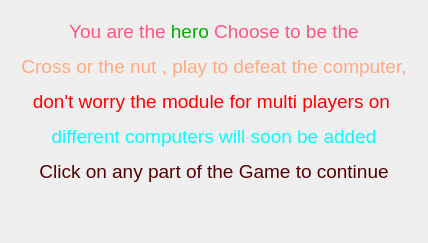
<?xml version="1.0" encoding="UTF-8"?>
<ui version="4.0">
 <class>Form</class>
 <widget class="QWidget" name="Form">
  <property name="geometry">
   <rect>
    <x>0</x>
    <y>0</y>
    <width>428</width>
    <height>237</height>
   </rect>
  </property>
  <property name="maximumSize">
   <size>
    <width>428</width>
    <height>237</height>
   </size>
  </property>
  <property name="windowTitle">
   <string>Form</string>
  </property>
  <property name="styleSheet">
   <string notr="true">QWidget{
	background-image: url(:/newPrefix/labels.png);
}
QFrame{
background-image: url(:/newPrefix/backgroundd.png);
border-width:2px;
	border-color: rgb(219, 255, 88);
border-radius:20px;
}</string>
  </property>
  <layout class="QGridLayout" name="gridLayout">
   <item row="0" column="0">
    <widget class="QFrame" name="frame">
     <property name="frameShape">
      <enum>QFrame::StyledPanel</enum>
     </property>
     <property name="frameShadow">
      <enum>QFrame::Raised</enum>
     </property>
     <layout class="QVBoxLayout" name="verticalLayout">
      <item>
       <widget class="QLabel" name="label">
        <property name="text">
         <string>&lt;html&gt;&lt;head/&gt;&lt;body&gt;&lt;p align=&quot;center&quot;&gt;&lt;span style=&quot; font-size:14pt; color:#ff557f;&quot;&gt;You are the &lt;/span&gt;&lt;span style=&quot; font-size:14pt; color:#00aa00;&quot;&gt;hero&lt;/span&gt;&lt;span style=&quot; font-size:14pt; color:#ff557f;&quot;&gt; Choose to be the&lt;/span&gt;&lt;/p&gt;&lt;p align=&quot;center&quot;&gt;&lt;span style=&quot; font-size:14pt; color:#ffaa7f;&quot;&gt;Cross or the nut , play to defeat the computer,&lt;/span&gt;&lt;/p&gt;&lt;p align=&quot;center&quot;&gt;&lt;span style=&quot; font-size:14pt; color:#ff0000;&quot;&gt;don't worry the module for multi players on &lt;/span&gt;&lt;/p&gt;&lt;p align=&quot;center&quot;&gt;&lt;span style=&quot; font-size:14pt; color:#00ffff;&quot;&gt;different computers will soon be added&lt;/span&gt;&lt;/p&gt;&lt;p align=&quot;center&quot;&gt;&lt;span style=&quot; font-size:14pt; color:#550000;&quot;&gt;Click on any part of the Game to continue&lt;/span&gt;&lt;/p&gt;&lt;p align=&quot;center&quot;&gt;&lt;br/&gt;&lt;/p&gt;&lt;/body&gt;&lt;/html&gt;</string>
        </property>
       </widget>
      </item>
     </layout>
    </widget>
   </item>
  </layout>
 </widget>
 <resources>
  <include location="img.qrc"/>
 </resources>
 <connections/>
</ui>
